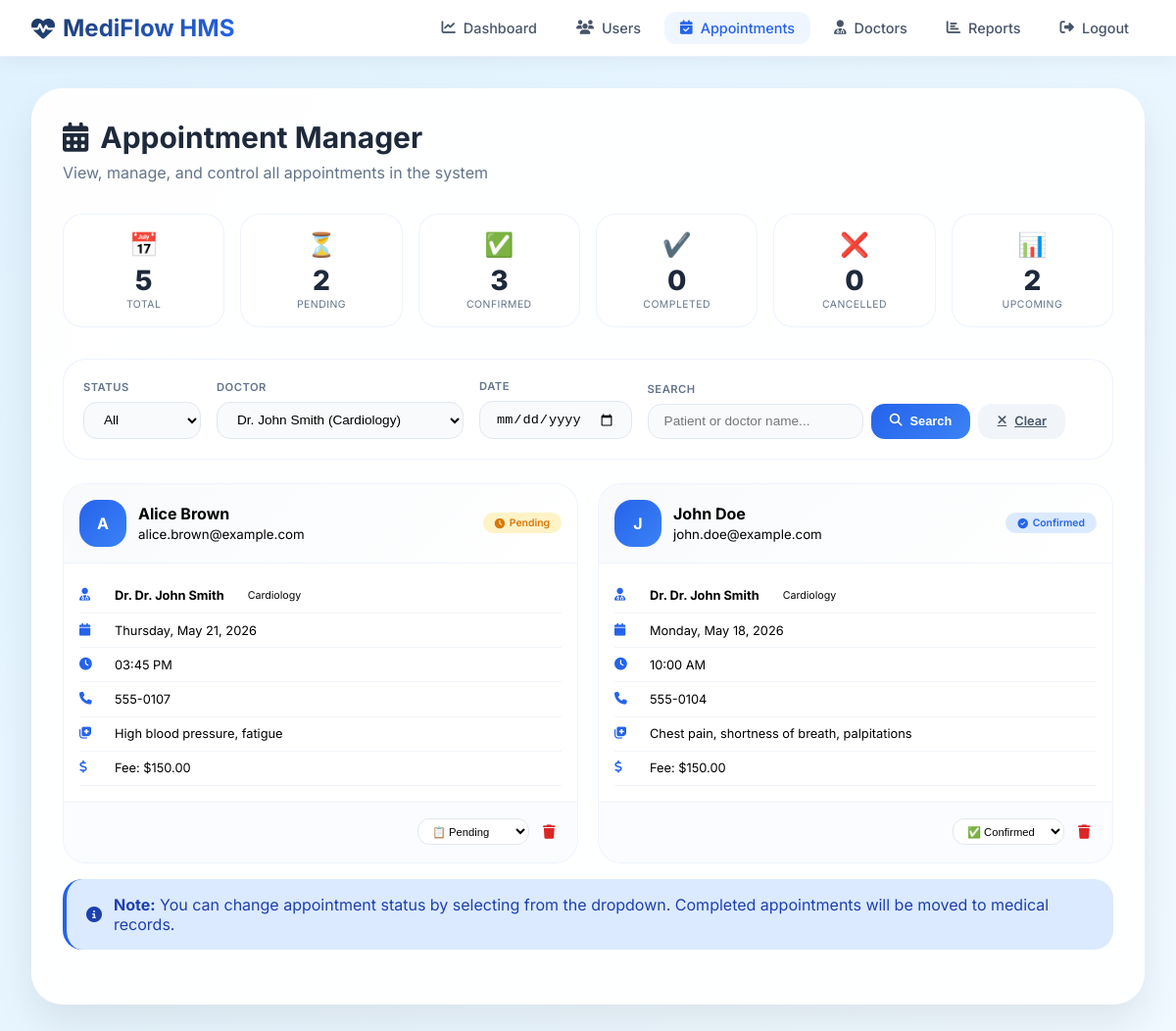
The page /admin/manage-appointments.php?doctor=1 (signed in) on the database its author committed.
### tables this page shows
CREATE TABLE appointments (
    id INT PRIMARY KEY AUTO_INCREMENT,
    patient_id INT,
    doctor_id INT,
    appointment_date DATE NOT NULL,
    appointment_time TIME NOT NULL,
    status ENUM('pending', 'confirmed', 'completed', 'cancelled') DEFAULT 'pending',
    symptoms TEXT,
    notes TEXT,
    created_at TIMESTAMP DEFAULT CURRENT_TIMESTAMP,
    updated_at TIMESTAMP DEFAULT CURRENT_TIMESTAMP ON UPDATE CURRENT_TIMESTAMP,
    FOREIGN KEY (patient_id) REFERENCES users(id) ON DELETE CASCADE,
    FOREIGN KEY (doctor_id) REFERENCES doctors(id) ON DELETE CASCADE,
    UNIQUE KEY unique_appointment (doctor_id, appointment_date, appointment_time)
);

CREATE TABLE users (
    id INT PRIMARY KEY AUTO_INCREMENT,
    username VARCHAR(50) UNIQUE NOT NULL,
    email VARCHAR(100) UNIQUE NOT NULL,
    password VARCHAR(255) NOT NULL,
    full_name VARCHAR(100) NOT NULL,
    phone VARCHAR(20),
    address TEXT,
    role ENUM('patient', 'doctor', 'admin') DEFAULT 'patient',
    is_active BOOLEAN DEFAULT TRUE,
    created_at TIMESTAMP DEFAULT CURRENT_TIMESTAMP,
    last_login TIMESTAMP NULL,
    reset_token VARCHAR(255) NULL,
    reset_token_expiry DATETIME NULL,
    email_verified BOOLEAN DEFAULT FALSE
);

CREATE TABLE doctors (
    id INT PRIMARY KEY AUTO_INCREMENT,
    user_id INT UNIQUE,
    specialization VARCHAR(100),
    qualification VARCHAR(200),
    experience_years INT,
    consultation_fee DECIMAL(10, 2),
    available_days VARCHAR(100),
    available_time_start TIME,
    available_time_end TIME,
    FOREIGN KEY (user_id) REFERENCES users(id) ON DELETE CASCADE
);

### admin/manage-appointments.php (the view, shortened to what this page needs)
<?php
$database = new Database();
$db = $database->getConnection();
$status_filter = $_GET['status'] ?? 'all';
$doctor_filter = $_GET['doctor'] ?? 'all';
$date_filter = $_GET['date'] ?? '';
$search = $_GET['search'] ?? '';
$page = isset($_GET['page']) ? (int)$_GET['page'] : 1;
$limit = 12;
$offset = ($page - 1) * $limit;
$query = "SELECT a.*,
          p.full_name as patient_name,
          p.email as patient_email,
          p.phone as patient_phone,
          u.full_name as doctor_name,
          u.email as doctor_email,
          d.specialization,
          d.consultation_fee,
          d.qualification
          FROM appointments a
          LEFT JOIN users p ON a.patient_id = p.id
          LEFT JOIN doctors d ON a.doctor_id = d.id
          LEFT JOIN users u ON d.user_id = u.id
          WHERE 1=1";
$params = [];
if ($doctor_filter !== 'all') {
    $query .= " AND d.id = :doctor_id";
    $params[':doctor_id'] = $doctor_filter;
}
$query .= " ORDER BY a.appointment_date DESC, a.appointment_time ASC LIMIT :limit OFFSET :offset";
$params[':limit'] = $limit;
$params[':offset'] = $offset;
$stmt = $db->prepare($query);
foreach ($params as $key => $value) {
    if ($key == ':limit' || $key == ':offset') {
        $stmt->bindValue($key, $value, PDO::PARAM_INT);
    } else {
        $stmt->bindValue($key, $value);
    }
}
$stmt->execute();
$appointments = $stmt->fetchAll(PDO::FETCH_ASSOC);
$doctorsQuery = "SELECT d.id, u.full_name, d.specialization
                 FROM doctors d
                 JOIN users u ON d.user_id = u.id
                 WHERE u.is_active = 1
                 ORDER BY u.full_name";
$doctorsStmt = $db->query($doctorsQuery);
$doctors = $doctorsStmt->fetchAll(PDO::FETCH_ASSOC);
$stats_query = "SELECT
    COUNT(*) as total,
    SUM(CASE WHEN status = 'pending' THEN 1 ELSE 0 END) as pending,
    SUM(CASE WHEN status = 'confirmed' THEN 1 ELSE 0 END) as confirmed,
    SUM(CASE WHEN status = 'completed' THEN 1 ELSE 0 END) as completed,
    SUM(CASE WHEN status = 'cancelled' THEN 1 ELSE 0 END) as cancelled,
    SUM(CASE WHEN appointment_date = CURDATE() THEN 1 ELSE 0 END) as today,
    SUM(CASE WHEN appointment_date > CURDATE() AND status IN ('pending', 'confirmed') THEN 1 ELSE 0 END) as upcoming
    FROM appointments";
$stats_stmt = $db->query($stats_query);
$stats = $stats_stmt->fetch(PDO::FETCH_ASSOC);
?>
<!DOCTYPE html>
<html lang="en">
<head>
    <link rel="stylesheet" href="https://cdnjs.cloudflare.com/ajax/libs/font-awesome/6.4.0/css/all.min.css">
</head>
<body>
    <nav class="navbar">
        <div class="navbar-container">
            <a href="dashboard.php" class="logo"><i class="fas fa-heartbeat"></i><span>MediFlow HMS</span></a>
            <ul class="nav-menu">
                <li><a href="dashboard.php" class="nav-link"><i class="fas fa-chart-line"></i> Dashboard</a></li>
                <li><a href="manage-users.php" class="nav-link"><i class="fas fa-users"></i> Users</a></li>
                <li><a href="manage-appointments.php" class="nav-link active"><i class="fas fa-calendar-check"></i> Appointments</a></li>
                <li><a href="manage-doctors.php" class="nav-link"><i class="fas fa-user-md"></i> Doctors</a></li>
                <li><a href="reports.php" class="nav-link"><i class="fas fa-chart-bar"></i> Reports</a></li>
                <li><a href="../logout.php" class="nav-link"><i class="fas fa-sign-out-alt"></i> Logout</a></li>
            </ul>
        </div>
    </nav>
    <div class="container">
        <div class="glass-card fade-in">
            <div class="page-header">
                <h1><i class="fas fa-calendar-alt"></i> Appointment Manager</h1>
                <p>View, manage, and control all appointments in the system</p>
            </div>
            <div class="stats-grid">
                <div class="stat-card"><div class="stat-icon">📅</div><div class="stat-number"><?php echo $stats['total']; ?></div><div class="stat-label">Total</div></div>
                <div class="stat-card"><div class="stat-icon">⏳</div><div class="stat-number"><?php echo $stats['pending']; ?></div><div class="stat-label">Pending</div></div>
                <div class="stat-card"><div class="stat-icon">✅</div><div class="stat-number"><?php echo $stats['confirmed']; ?></div><div class="stat-label">Confirmed</div></div>
                <div class="stat-card"><div class="stat-icon">✔️</div><div class="stat-number"><?php echo $stats['completed']; ?></div><div class="stat-label">Completed</div></div>
                <div class="stat-card"><div class="stat-icon">❌</div><div class="stat-number"><?php echo $stats['cancelled']; ?></div><div class="stat-label">Cancelled</div></div>
                <div class="stat-card"><div class="stat-icon">📊</div><div class="stat-number"><?php echo $stats['upcoming']; ?></div><div class="stat-label">Upcoming</div></div>
            </div>
            <div class="filters-bar">
                <form method="GET" action="" class="filters">
                    <div class="filter-group"><label>Status</label><select name="status" class="filter-select" onchange="this.form.submit()">
                        <option value="all" <?php echo $status_filter == 'all' ? 'selected' : ''; ?>>All</option>
                    </select></div>
                    <div class="filter-group"><label>Doctor</label><select name="doctor" class="filter-select" onchange="this.form.submit()">
                        <?php foreach ($doctors as $doctor): ?>
                            <option value="<?php echo $doctor['id']; ?>" <?php echo $doctor_filter == $doctor['id'] ? 'selected' : ''; ?>><?php echo htmlspecialchars($doctor['full_name']); ?> (<?php echo $doctor['specialization']; ?>)</option>
                        <?php endforeach; ?>
                    </select></div>
                    <div class="filter-group"><label>Date</label><input type="date" name="date" class="filter-date" value="<?php echo $date_filter; ?>" onchange="this.form.submit()"></div>
                    <div class="filter-group" style="flex:1"><label>Search</label><div style="display:flex; gap:0.5rem;">
                        <input type="text" name="search" class="search-input" placeholder="Patient or doctor name..." value="<?php echo htmlspecialchars($search); ?>">
                        <button type="submit" class="btn btn-primary"><i class="fas fa-search"></i> Search</button>
                        <?php if ($search || $date_filter || $doctor_filter != 'all' || $status_filter != 'all'): ?>
                            <a href="manage-appointments.php" class="btn btn-secondary"><i class="fas fa-times"></i> Clear</a>
                        <?php endif; ?>
                    </div></div>
                </form>
            </div>
            <?php if (count($appointments) > 0): ?>
                <div class="appointments-grid">
                    <?php foreach ($appointments as $appointment): ?>
                        <div class="appointment-card">
                            <div class="card-header">
                                <div class="patient-info">
                                    <div class="patient-avatar"><?php echo strtoupper(substr($appointment['patient_name'] ?? '?', 0, 1)); ?></div>
                                    <div><strong><?php echo htmlspecialchars($appointment['patient_name'] ?? 'N/A'); ?></strong><br><small><?php echo htmlspecialchars($appointment['patient_email'] ?? ''); ?></small></div>
                                </div>
                                <span class="badge badge-<?php echo $appointment['status']; ?>"><i class="fas <?php echo $appointment['status'] == 'pending' ? 'fa-clock' : ($appointment['status'] == 'confirmed' ? 'fa-check-circle' : ($appointment['status'] == 'completed' ? 'fa-check-double' : 'fa-ban')); ?>"></i> <?php echo ucfirst($appointment['status']); ?></span>
                            </div>
                            <div class="card-body">
                                <div class="info-row"><i class="fas fa-user-md"></i> <strong>Dr. <?php echo htmlspecialchars($appointment['doctor_name'] ?? 'N/A'); ?></strong><br><small><?php echo htmlspecialchars($appointment['specialization'] ?? ''); ?></small></div>
                                <div class="info-row"><i class="fas fa-calendar"></i> <?php echo date('l, F j, Y', strtotime($appointment['appointment_date'])); ?></div>
                                <div class="info-row"><i class="fas fa-clock"></i> <?php echo date('h:i A', strtotime($appointment['appointment_time'])); ?></div>
                                <div class="info-row"><i class="fas fa-phone"></i> <?php echo htmlspecialchars($appointment['patient_phone'] ?? 'N/A'); ?></div>
                                <div class="info-row"><i class="fas fa-notes-medical"></i> <?php echo htmlspecialchars(substr($appointment['symptoms'] ?? 'No symptoms', 0, 60)) . ((strlen($appointment['symptoms'] ?? '') > 60) ? '...' : ''); ?></div>
                                <?php if ($appointment['consultation_fee']): ?>
                                    <div class="info-row"><i class="fas fa-dollar-sign"></i> Fee: $<?php echo number_format($appointment['consultation_fee'], 2); ?></div>
                                <?php endif; ?>
                            </div>
                            <div class="card-footer">
                                <form method="POST" style="display:inline;">
                                    <select name="new_status" class="status-select" onchange="this.form.submit()" title="Change Status">
                                        <option value="pending" <?php echo $appointment['status'] == 'pending' ? 'selected' : ''; ?>>📋 Pending</option>
                                        <option value="confirmed" <?php echo $appointment['status'] == 'confirmed' ? 'selected' : ''; ?>>✅ Confirmed</option>
                                    </select>
                                </form>
                                <form method="POST" style="display:inline;" onsubmit="return confirm('⚠️ Delete this appointment? This action cannot be undone.')">
                                    <button type="submit" name="delete_appointment" class="icon-btn" style="color:#dc2626;" title="Delete"><i class="fas fa-trash"></i></button>
                                </form>
                            </div>
                        </div>
                    <?php endforeach; ?>
                </div>
            <?php else: ?>
                <div class="empty-state"><i class="fas fa-calendar-times" style="font-size: 3rem; color: #cbd5e1;"></i><h3 style="margin-top: 1rem;">No Appointments Found</h3><p>No appointments match your search criteria.</p></div>
            <?php endif; ?>
            <div class="alert alert-info" style="margin-top: 1rem;">
                <i class="fas fa-info-circle"></i>
                <span><strong>Note:</strong> You can change appointment status by selecting from the dropdown. Completed appointments will be moved to medical records.</span>
            </div>
        </div>
    </div>
</body>
</html>

### rows shown on the page
appointments: patient.full_name "A", patient.full_name "Alice Brown", patient.email "alice.brown@example.com", status "Pending", users.full_name "Dr. John Smith", doctor.specialization "Cardiology", appointment_date "Thursday, May 21, 2026", appointment_time "03:45 PM", patient.phone "555-0107", symptoms "High blood pressure, fatigue", doctor.consultation_fee "150.00", new_status "📋 Pending"
appointments: patient.full_name "J", patient.full_name "John Doe", patient.email "john.doe@example.com", status "Confirmed", users.full_name "Dr. John Smith", doctor.specialization "Cardiology", appointment_date "Monday, May 18, 2026", appointment_time "10:00 AM", patient.phone "555-0104", symptoms "Chest pain, shortness of breath, palpitations", doctor.consultation_fee "150.00", new_status "✅ Confirmed"

### other values the page prints
$stats['total'] "5"
$stats['pending'] "2"
$stats['confirmed'] "3"
$stats['completed'] "0"
$stats['cancelled'] "0"
$stats['upcoming'] "2"
form field doctor "Dr. John Smith (Cardiology)"
